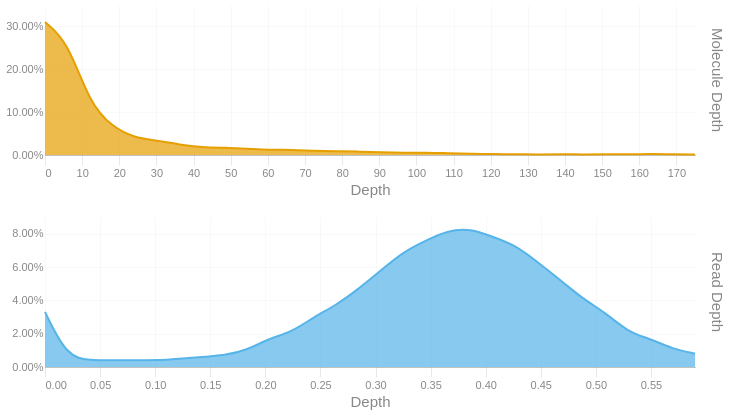

The cell this chart's notebook holds for it:
### Code cell
readdep = depth_hist(tb['Read Depth'], q99, 3)
readdep = readdep.with_columns(pl.lit('Read Depth').alias('Metric'))
if not SKIPLR:
    moldep = depth_hist(tb['Molecule Depth'], mol_q99, 1)
    moldep = moldep.with_columns(pl.lit('Molecule Depth').alias('Metric'))
    _hist = pl.concat([readdep, moldep])
    _hist = _hist.filter(pl.col('Proportion') != 0)
    with SafeRender(_hist):
        (
            alt.Chart(_hist)        
            .mark_area(interpolate = "basis")
            .encode(
                x=alt.X('Bin:Q').scale(domainMin=0).axis(alt.Axis(title='Depth')),
                y = alt.Y('Proportion:Q', title = None).axis(format = '.2%'),
                color = alt.Color('Metric:N').legend(None),
                row = alt.Row("Metric:N").header(title = None, labelOrient = 'right'),
                tooltip = [
                    alt.Tooltip("Metric:N", title = "Metric"),
                    alt.Tooltip('Interval:N', title = "Depth Interval"),
                    alt.Tooltip('Proportion:Q', title = "% Alignments").format('.2%')
                ]
            )
            .resolve_scale(x='independent', y='independent')
            .properties(
                height = 150, width = 650,
                usermeta={'embedOptions': {'downloadFileName': f'{samplename}.depth.hist'}}
            )
        ).display()
else:
    readdep = readdep.filter(pl.col('Proportion') != 0)
    with SafeRender(readdep):
        (
            alt.Chart(readdep)        
            .mark_area(interpolate = "basis")
            .encode(
                x=alt.X('Bin:Q').scale(domainMin=0).axis(alt.Axis(title='Depth')),
                y = alt.Y('Proportion:Q', title = None).axis(format = '.2%'),
                tooltip = [
                    alt.Tooltip('Interval:N', title = "Depth Interval"),
                    alt.Tooltip('Proportion:Q', title = "% Alignments").format('.2%')
                ]
            )
            .properties(
                usermeta={'embedOptions': {'downloadFileName': f'{samplename}.depth.hist'}}
            )
        ).display()

### Figure 1 — Vega-Lite specification as saved in the notebook (floating-point values rounded to 4 significant figures)
{"width": 650, "height": 150, "config": {"title": {"anchor": "start", "dy": -15, "fontSize": 18, "color": "#888888", "subtitleColor": "#888888", "subtitleFontSize": 14}, "arc": {"fill": "#0072B2"}, "axis": {"domainColor": "#888888", "domainWidth": 0.5, "gridWidth": 0.2, "grid": false, "titleFontWeight": 400, "titleFontSize": 15, "labelFontSize": 11, "labelColor": "#888888", "tickColor": "#888888", "tickWidth": 0.2, "titleColor": "#888888"}, "axisBand": {"grid": false}, "axisX": {"grid": true, "tickSize": 10, "domainCap": "round"}, "axisY": {"domain": false, "grid": true, "tickSize": 0, "domainCap": "round"}, "background": "transparent", "header": {"labelFontSize": 15, "labelColor": "#888888", "titleFontSize": 15, "titleFontWeight": 600, "titleColor": "#888888"}, "legend": {"labelFont": "sans-serif", "labelFontSize": 12, "labelColor": "#888888", "symbolSize": 100, "symbolType": "circle", "titleFontSize": 12, "titlePadding": 10, "titleColor": "#888888", "title": null}, "range": {"category": ["#E69F00", "#56B4E9", "#009E73", "#F0E442", "#0072B2", "#D55E00", "#CC79A7", "#000000"], "diverging": ["#cfe8f3", "#a2d4ec", "#73bfe2", "#46abdb", "#1696d2", "#12719e"]}, "area": {"fill": "#0072B2", "fillOpacity": 0.7, "line": true, "strokeOpacity": 0.7}, "line": {"color": "#0072B2", "stroke": "#0072B2", "strokeWidth": 2}, "trail": {"color": "#0072B2", "stroke": "#0072B2", "strokeWidth": 0, "size": 1}, "point": {"filled": true, "fillOpacity": 1.0, "size": 95}, "text": {"color": "#888888", "fontSize": 11, "align": "right", "fontWeight": 400, "size": 11}, "bar": {"fill": "#0072B2", "stroke": null}, "view": {"stroke": null, "continuousWidth": 660, "continuousHeight": 400}}, "data": {"name": "data-561931e945745faa1a596e42aae3f3d8"}, "mark": {"type": "area", "interpolate": "basis"}, "encoding": {"color": {"field": "Metric", "legend": null, "type": "nominal"}, "row": {"field": "Metric", "header": {"title": null, "labelOrient": "right"}, "type": "nominal"}, "tooltip": [{"field": "Metric", "title": "Metric", "type": "nominal"}, {"field": "Interval", "title": "Depth Interval", "type": "nominal"}, {"field": "Proportion", "format": ".2%", "title": "% Alignments", "type": "quantitative"}], "x": {"axis": {"title": "Depth"}, "field": "Bin", "scale": {"domainMin": 0}, "type": "quantitative"}, "y": {"axis": {"format": ".2%"}, "field": "Proportion", "title": null, "type": "quantitative"}}, "resolve": {"scale": {"x": "independent", "y": "independent"}}, "usermeta": {"embedOptions": {"downloadFileName": "S3_Cooper_1792.depth.hist"}}, "$schema": "https://vega.github.io/schema/vega-lite/v6.1.0.json", "datasets": {"data-561931e945745faa1a596e42aae3f3d8": [{"Bin": 0.0, "Interval": "0.0-0.02", "Proportion": 0.033, "Metric": "Read Depth"}, {"Bin": 0.02, "Interval": "0.02-0.041", "Proportion": 0.006, "Metric": "Read Depth"}, {"Bin": 0.041, "Interval": "0.041-0.061", "Proportion": 0.004, "Metric": "Read Depth"}, {"Bin": 0.061, "Interval": "0.061-0.081", "Proportion": 0.004, "Metric": "Read Depth"}, {"Bin": 0.081, "Interval": "0.081-0.102", "Proportion": 0.004, "Metric": "Read Depth"}, {"Bin": 0.102, "Interval": "0.102-0.122", "Proportion": 0.004, "Metric": "Read Depth"}, {"Bin": 0.122, "Interval": "0.122-0.142", "Proportion": 0.005, "Metric": "Read Depth"}, {"Bin": 0.142, "Interval": "0.142-0.163", "Proportion": 0.006, "Metric": "Read Depth"}, {"Bin": 0.163, "Interval": "0.163-0.183", "Proportion": 0.007, "Metric": "Read Depth"}, {"Bin": 0.183, "Interval": "0.183-0.203", "Proportion": 0.01, "Metric": "Read Depth"}, {"Bin": 0.203, "Interval": "0.203-0.224", "Proportion": 0.017, "Metric": "Read Depth"}, {"Bin": 0.224, "Interval": "0.224-0.244", "Proportion": 0.021, "Metric": "Read Depth"}, {"Bin": 0.244, "Interval": "0.244-0.264", "Proportion": 0.03, "Metric": "Read Depth"}, {"Bin": 0.264, "Interval": "0.264-0.285", "Proportion": 0.037, "Metric": "Read Depth"}, {"Bin": 0.285, "Interval": "0.285-0.305", "Proportion": 0.047, "Metric": "Read Depth"}, {"Bin": 0.305, "Interval": "0.305-0.325", "Proportion": 0.058, "Metric": "Read Depth"}, {"Bin": 0.325, "Interval": "0.325-0.346", "Proportion": 0.069, "Metric": "Read Depth"}, {"Bin": 0.346, "Interval": "0.346-0.366", "Proportion": 0.076, "Metric": "Read Depth"}, {"Bin": 0.366, "Interval": "0.366-0.386", "Proportion": 0.082, "Metric": "Read Depth"}, {"Bin": 0.386, "Interval": "0.386-0.407", "Proportion": 0.083, "Metric": "Read Depth"}, {"Bin": 0.407, "Interval": "0.407-0.427", "Proportion": 0.078, "Metric": "Read Depth"}, {"Bin": 0.427, "Interval": "0.427-0.447", "Proportion": 0.073, "Metric": "Read Depth"}, {"Bin": 0.447, "Interval": "0.447-0.468", "Proportion": 0.063, "Metric": "Read Depth"}, {"Bin": 0.468, "Interval": "0.468-0.488", "Proportion": 0.052, "Metric": "Read Depth"}, {"Bin": 0.488, "Interval": "0.488-0.508", "Proportion": 0.041, "Metric": "Read Depth"}, {"Bin": 0.508, "Interval": "0.508-0.529", "Proportion": 0.033, "Metric": "Read Depth"}, {"Bin": 0.529, "Interval": "0.529-0.549", "Proportion": 0.021, "Metric": "Read Depth"}, {"Bin": 0.549, "Interval": "0.549-0.569", "Proportion": 0.017, "Metric": "Read Depth"}, {"Bin": 0.569, "Interval": "0.569-0.59", "Proportion": 0.011, "Metric": "Read Depth"}, {"Bin": 0.59, "Interval": "0.59-0.61", "Proportion": 0.008, "Metric": "Read Depth"}, {"Bin": 0.0, "Interval": "0.0-6.0", "Proportion": 0.31, "Metric": "Molecule Depth"}, {"Bin": 6.0, "Interval": "6.0-12.1", "Proportion": 0.267, "Metric": "Molecule Depth"}, {"Bin": 12.1, "Interval": "12.1-18.1", "Proportion": 0.119, "Metric": "Molecule Depth"}, {"Bin": 18.1, "Interval": "18.1-24.1", "Proportion": 0.066, "Metric": "Molecule Depth"}, {"Bin": 24.1, "Interval": "24.1-30.2", "Proportion": 0.04, "Metric": "Molecule Depth"}, {"Bin": 30.2, "Interval": "30.2-36.2", "Proportion": 0.034, "Metric": "Molecule Depth"}, {"Bin": 36.2, "Interval": "36.2-42.3", "Proportion": 0.024, "Metric": "Molecule Depth"}, {"Bin": 42.3, "Interval": "42.3-48.3", "Proportion": 0.018, "Metric": "Molecule Depth"}, {"Bin": 48.3, "Interval": "48.3-54.3", "Proportion": 0.017, "Metric": "Molecule Depth"}, {"Bin": 54.3, "Interval": "54.3-60.4", "Proportion": 0.015, "Metric": "Molecule Depth"}, {"Bin": 60.4, "Interval": "60.4-66.4", "Proportion": 0.012, "Metric": "Molecule Depth"}, {"Bin": 66.4, "Interval": "66.4-72.4", "Proportion": 0.012, "Metric": "Molecule Depth"}, {"Bin": 72.4, "Interval": "72.4-78.5", "Proportion": 0.01, "Metric": "Molecule Depth"}, {"Bin": 78.5, "Interval": "78.5-84.5", "Proportion": 0.009, "Metric": "Molecule Depth"}, {"Bin": 84.5, "Interval": "84.5-90.5", "Proportion": 0.008, "Metric": "Molecule Depth"}, {"Bin": 90.5, "Interval": "90.5-96.6", "Proportion": 0.006, "Metric": "Molecule Depth"}, {"Bin": 96.6, "Interval": "96.6-102.6", "Proportion": 0.005, "Metric": "Molecule Depth"}, {"Bin": 102.6, "Interval": "102.6-108.6", "Proportion": 0.006, "Metric": "Molecule Depth"}, {"Bin": 108.6, "Interval": "108.6-114.7", "Proportion": 0.004, "Metric": "Molecule Depth"}, {"Bin": 114.7, "Interval": "114.7-120.7", "Proportion": 0.003, "Metric": "Molecule Depth"}, {"Bin": 120.7, "Interval": "120.7-126.8", "Proportion": 0.002, "Metric": "Molecule Depth"}, {"Bin": 126.8, "Interval": "126.8-132.8", "Proportion": 0.002, "Metric": "Molecule Depth"}, {"Bin": 132.8, "Interval": "132.8-138.8", "Proportion": 0.001, "Metric": "Molecule Depth"}, {"Bin": 138.8, "Interval": "138.8-144.9", "Proportion": 0.002, "Metric": "Molecule Depth"}, {"Bin": 144.9, "Interval": "144.9-150.9", "Proportion": 0.001, "Metric": "Molecule Depth"}, {"Bin": 150.9, "Interval": "150.9-156.9", "Proportion": 0.002, "Metric": "Molecule Depth"}, {"Bin": 156.9, "Interval": "156.9-163.0", "Proportion": 0.001, "Metric": "Molecule Depth"}, {"Bin": 163.0, "Interval": "163.0-169.0", "Proportion": 0.003, "Metric": "Molecule Depth"}, {"Bin": 169.0, "Interval": "169.0-175.0", "Proportion": 0.002, "Metric": "Molecule Depth"}, {"Bin": 175.0, "Interval": "175.0-181.08", "Proportion": 0.001, "Metric": "Molecule Depth"}]}}
